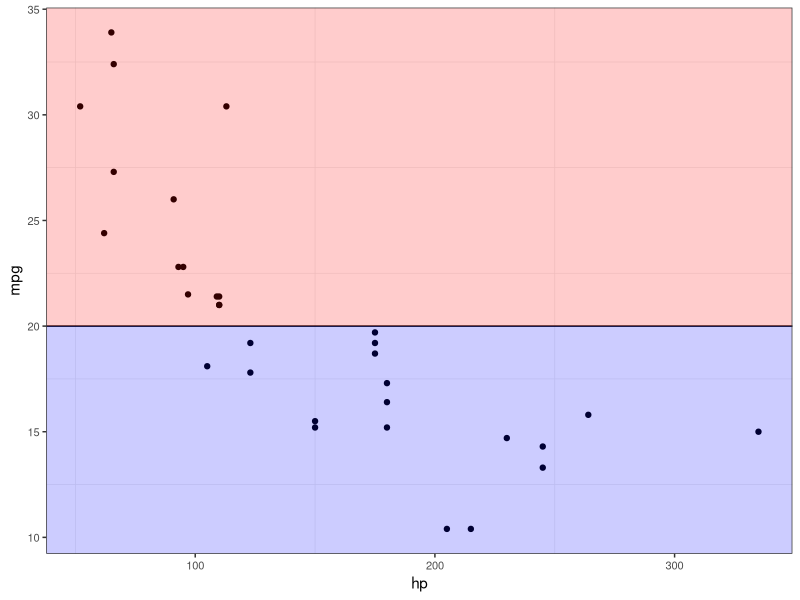
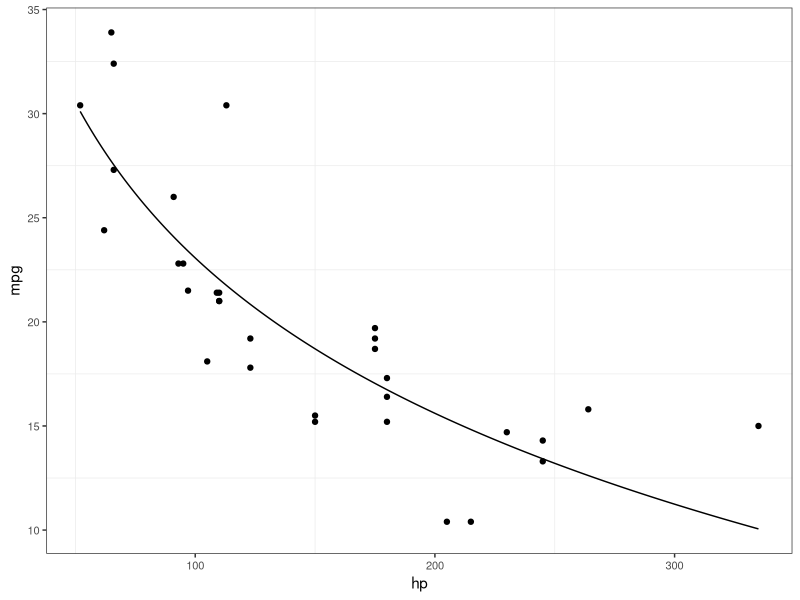
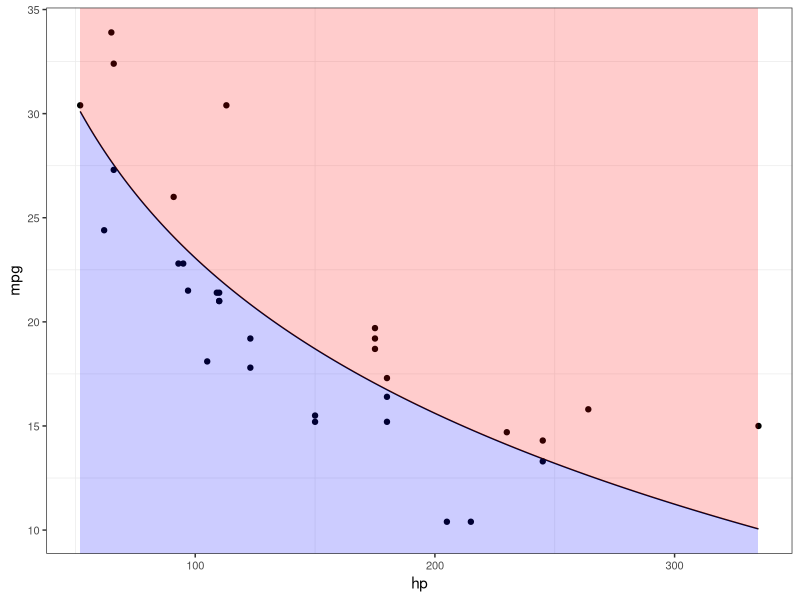

Recreate these plots in R, in order.

#Use geom_rect or geom_polygon from ggplot2 for shading effects
#by: Valentin Stefan
# fonte: https://rpubs.com/valentin/ggplot2-geoms-rect-polygon-shading-effects


#For problems with the code, please open an issue on GitHub here.

library(ggplot2)
library(dplyr)

theme_set(
  theme_bw() +
    theme(panel.grid.major = element_blank(),
          axis.text = element_text(size = 8))
)

# geom_rect

y_lim <- 20 # a custom threshold for the horizontal line

ggplot() +
  geom_point(data = mtcars,
             aes(x = hp, y = mpg)) +
  geom_hline(yintercept = y_lim) +
  # Shade area under y_lim
  geom_rect(aes(xmin = -Inf, xmax = Inf, ymin = -Inf, ymax = y_lim),
            alpha = 1/5,
            fill = "blue") +
  # Shade area above y_lim
  geom_rect(aes(xmin = -Inf, xmax = Inf, ymin = y_lim, ymax = Inf),
            alpha = 1/5,
            fill = "red")

#geom_polygon

model <- lm(mpg ~ log(hp), data = mtcars) # some model

# Get the predictions for plotting. Here, df_line, is a data frame with new
# coordinates that will be used for plotting the trend line and further for
# building the polygons for shading.
min_x <- min(mtcars$hp)
max_x <- max(mtcars$hp)
df_line <- data.frame(hp = seq(from = min_x, to = max_x, by = 1))
df_line$mpg <- predict(model, newdata = df_line)

p <- ggplot() +
  geom_point(data = mtcars,
             aes(x = hp, y = mpg)) +
  geom_line(data = df_line,
            aes(x = hp, y = mpg))
p

df_poly_under <- df_line %>%
  tibble::add_row(hp = c(max_x, min_x),
                  mpg = c(-Inf, -Inf))

df_poly_above <- df_line %>%
  tibble::add_row(hp = c(max_x, min_x),
                  mpg = c(Inf, Inf))

p +  geom_polygon(data = df_poly_under,
               aes(x = hp, y = mpg),
               fill = "blue",
               alpha = 1/5) +
  geom_polygon(data = df_poly_above,
               aes(x = hp, y = mpg),
               fill = "red",
               alpha = 1/5)

#ggsave(filename = "shade-plot-background.png",
#         plot = last_plot(),
#         width = 10,
#         height = 6,
#         units = "cm",
#         dpi = 300)

